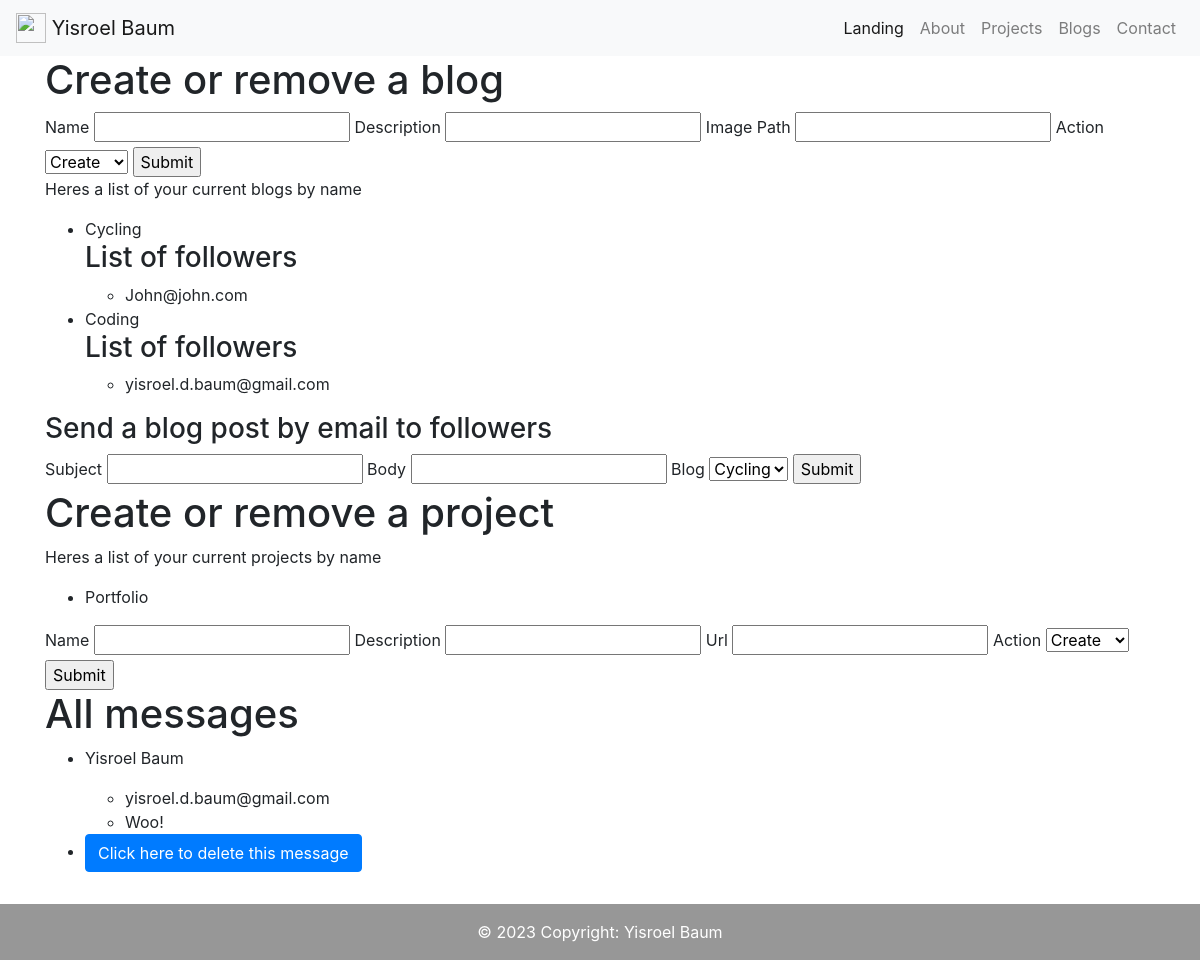
The page /admin on the database its author committed.
### portfolio/models.py (models this page shows, shortened)
class Blog(portfolio.Model):
    id          = portfolio.Column(portfolio.Integer, primary_key=True)
    name        = portfolio.Column(portfolio.String(64), nullable=False)
    description = portfolio.Column(portfolio.String(200), nullable=False)
    img         = portfolio.Column(portfolio.String(200), default='static/default_pic.jpg')
    posts       = portfolio.relationship('Post', backref='blog', lazy='dynamic')

class User(portfolio.Model):
    id       = portfolio.Column(portfolio.Integer, primary_key=True)
    name     = portfolio.Column(portfolio.String(64), nullable=False)
    email    = portfolio.Column(portfolio.String(64), nullable=False, unique=True)
    messages = portfolio.relationship('MessageToAdmin', backref='user', lazy='dynamic')
    blogs    = portfolio.relationship('Blog', secondary=user_blogs, backref='followers')

class Projects(portfolio.Model):
    id          = portfolio.Column(portfolio.Integer, primary_key=True)
    name        = portfolio.Column(portfolio.String(64), nullable=False)
    description = portfolio.Column(portfolio.String(200), nullable=False)
    url         = portfolio.Column(portfolio.String(64), nullable=False)

class MessageToAdmin(portfolio.Model):
    id      = portfolio.Column(portfolio.Integer, primary_key=True)
    text    = portfolio.Column(portfolio.String(64), nullable=False)
    sent_by = portfolio.Column(portfolio.Integer, portfolio.ForeignKey('user.id'))

### portfolio/routes.py (the view, shortened to what this page needs)
@app.route('/admin', methods=('GET', 'POST'))
def admin():
    blog_action    = CreateOrRemoveBlogForm()
    project_action = CreateOrRemoveProjectForm()
    email_action   = EmailForm()
    all_blogs = Blog.query.all()
    all_projects = Projects.query.all()
    all_messages = MessageToAdmin.query.all()
    return render_template('admin_page.html',
                           blog_action=blog_action,
                           project_action=project_action,
                           email_action=email_action,
                           all_blogs=all_blogs,
                           all_projects=all_projects,
                           all_messages=all_messages
                           )

### portfolio/forms.py
class CreateOrRemoveBlogForm(FlaskForm):
    name        = StringField('Name', validators=[DataRequired()])
    description = StringField('Description', validators=[DataRequired()])
    img         = StringField('Image Path')
    action      = SelectField('Action', choices=['Create', 'Remove'])
    submit      = SubmitField('Submit')

class CreateOrRemoveProjectForm(FlaskForm):
    name        = StringField('Name', validators=[DataRequired()])
    description = StringField('Description', validators=[DataRequired()])
    url         = StringField('Url', validators=[DataRequired()])
    action      = SelectField('Action', choices=['Create', 'Remove'])
    submit      = SubmitField('Submit')

### portfolio/templates/admin_page.html (shortened to what this page needs)
{% extends 'base.html' %}
{% block content %}
    <div class="container">
        <h1>Create or remove a blog</h1>
        <form method="post" action="" enctype="multipart/form-data">
            {{ blog_action.name.label }}
            {{ blog_action.name() }}
            {{ blog_action.description.label }}
            {{ blog_action.description() }}
            {{ blog_action.img.label }}
            {{ blog_action.img() }}
            {{ blog_action.action.label }}
            {{ blog_action.action() }}
            {{ blog_action.submit() }}
        </form>
        <p> Heres a list of your current blogs by name</p>
        <ul>
            {% for blog in all_blogs %}
                <li>{{ blog.name }}</li>
                {% if blog.followers %}
                    <h3>List of followers</h3>
                    <ul>
                        {% for follower in blog.followers %}
                            <li>{{ follower.email }}</li>
                        {% endfor %}
                    </ul>
                {% endif %}
            {% endfor %}
        </ul>
        <h3>Send a blog post by email to followers</h3>
        <form method="post" action="" enctype="multipart/form-data">
            {{ email_action.subject.label }}
            {{ email_action.subject() }}
            {{ email_action.body.label }}
            {{ email_action.body() }}
            {{ email_action.blog.label }}
            {{ email_action.blog() }}
            {{ email_action.submit() }}
        </form>
        <h1>Create or remove a project</h1>
        <p> Heres a list of your current projects by name</p>
        <ul>
            {% for project in all_projects %}
                <li>{{ project.name }}</li>
            {% endfor %}
        </ul>
        <form method="post" action="" enctype="multipart/form-data">
            {{ project_action.name.label }}
            {{ project_action.name() }}
            {{ project_action.description.label }}
            {{ project_action.description() }}
            {{ project_action.url.label }}
            {{ project_action.url() }}
            {{ project_action.action.label }}
            {{ project_action.action() }}
            {{ project_action.submit() }}
        </form>
        <h1>All messages</h1>
        <ul>
            {% for message in all_messages %}
                <li>
                    <p>{{ message.user.name }}</p>
                    <ul>
                        <li>{{ message.user.email }}</li>
                        <li>{{ message.text }}</li>
                    </ul>
                </li>
                <li>
                    <a href="{{url_for('delete_message', message_id=message.id)}}" class="btn btn-primary">Click here to delete this message</a>
                </li>
            {% endfor %}
        </ul>
    </div>
{% endblock content %}

### rows shown on the page
Blog: name "Cycling"
User: email "John@john.com"
Blog: name "Coding"
User: email "yisroel.d.baum@gmail.com"
Projects: name "Portfolio"
MessageToAdmin: user.name "Yisroel Baum", user.email "yisroel.d.baum@gmail.com", text "Woo!"

### other values the page prints
{{ blog_action.name.label }} "Name"
{{ blog_action.description.label }} "Description"
{{ blog_action.img.label }} "Image Path"
{{ blog_action.action.label }} "Action"
{{ email_action.subject.label }} "Subject"
{{ email_action.body.label }} "Body"
{{ email_action.blog.label }} "Blog"
{{ project_action.name.label }} "Name"
{{ project_action.description.label }} "Description"
{{ project_action.url.label }} "Url"
{{ project_action.action.label }} "Action"
